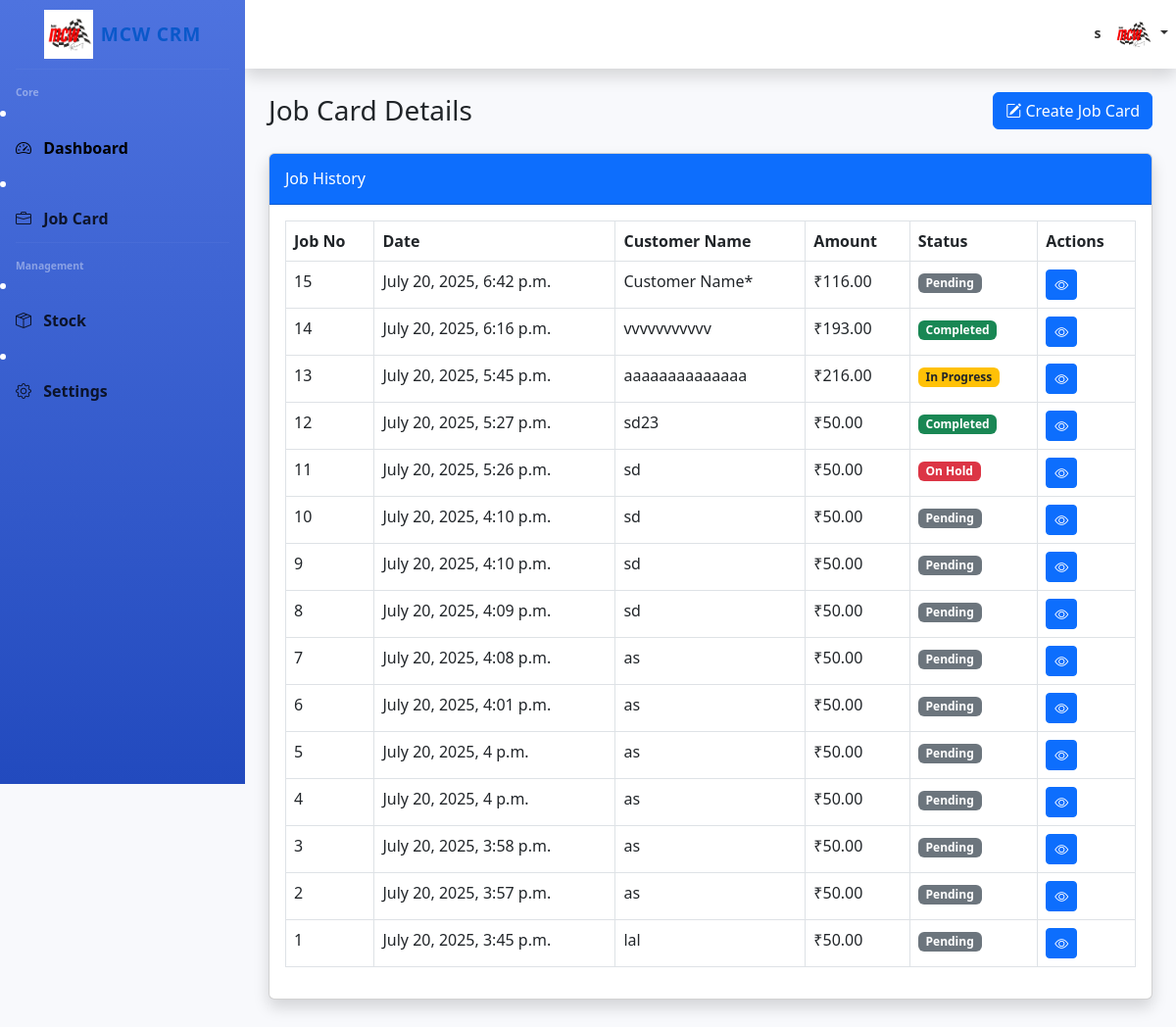
The page /Supervisor/Supervisor_jobcard (signed in) on the database as committed earlier.
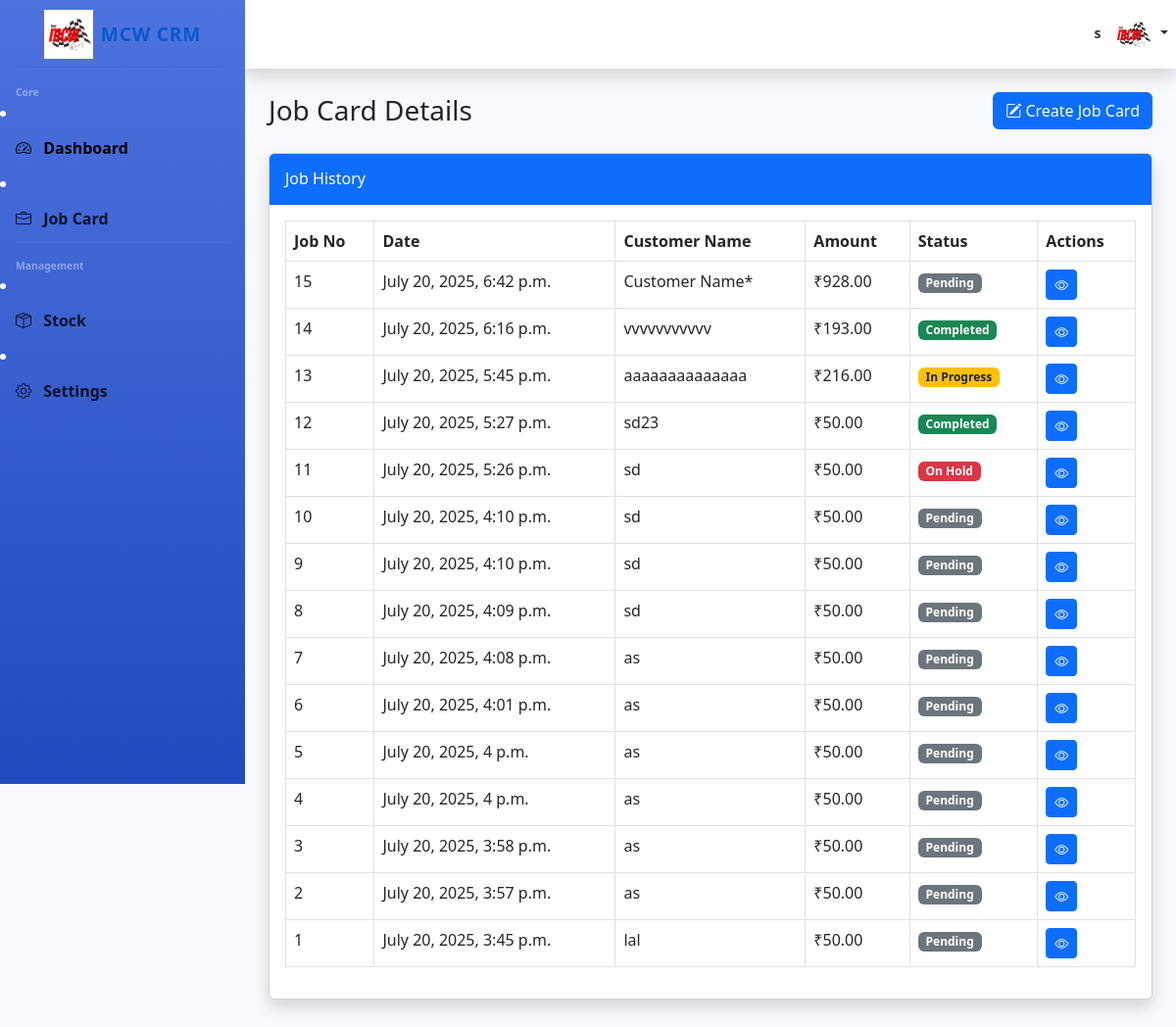
The same page on the database as committed later.
### Supervisor/models.py (models this page shows, shortened)
class JobCardDB(models.Model):
    JOB_TYPE_CHOICES = [
        ('Service', 'Service'),
        ('Repair', 'Repair'),
        ('Inspection', 'Inspection'),
        ('Custom', 'Custom Work'),
    ]
    STATUS_CHOICES = [
        ('Pending', 'Pending'),
        ('In Progress', 'In Progress'),
        ('Completed', 'Completed'),
        ('On Hold', 'On Hold'),
    ]
    PAYMENT_CHOICES = [
        ('Pending', 'Pending'),
        ('Completed', 'Completed'),
        ('On Hold', 'On Hold'),
    ]
    PaymentMethod_CHOICES = [
        ('UPI', 'UPI'),
        ('Cash', 'Cash'),
        ('Credit/Debit Card', 'Credit/Debit Card'),
        ('Bank Transfe', 'Bank Transfe'),
    ]
    id = models.AutoField(primary_key=True)
    customer = models.ForeignKey(CustomerDB, on_delete=models.CASCADE, blank=True, null=True)
    vehicle = models.ForeignKey(VehicleDB, on_delete=models.CASCADE, blank=True, null=True)
    job_type = models.CharField(max_length=20, choices=JOB_TYPE_CHOICES, blank=True, null=True)
    received_date = models.DateField( blank=True, null=True)
    delivery_date = models.DateField( blank=True, null=True)
    assigned_staff = models.ForeignKey(UsesDB, on_delete=models.CASCADE)
    work_description = models.TextField(blank=True, null=True)
    status = models.CharField(max_length=20, choices=STATUS_CHOICES, default='Pending', blank=True, null=True)
    labor_hours = models.DecimalField(max_digits=5, decimal_places=2, default=1, blank=True, null=True)
    hourly_rate = models.DecimalField(max_digits=10, decimal_places=2, default=50.00, blank=True, null=True)
    discount = models.DecimalField(max_digits=5, decimal_places=2, default=0.00, blank=True, null=True)
    TotalPayent = models.DecimalField(max_digits=10, decimal_places=2, default=00.00, blank=True, null=True)
    paydPayent = models.DecimalField(max_digits=10, decimal_places=2, default=00.00, blank=True, null=True)
    created_at = models.DateTimeField(auto_now_add=True)
    editeed_details = models.TextField(blank=True, null=True)
    paymentStatus= models.CharField(max_length=20, choices=PAYMENT_CHOICES, default='Pending', blank=True, null=True)
    PaymentMethod=models.CharField(max_length=20, choices=PaymentMethod_CHOICES, default='UPI', blank=True, null=True)
    PaymentNotes= models.TextField(blank=True, null=True)
    Paymentdonebynote= models.TextField(blank=True, null=True)

class CustomerDB(models.Model):
    createdby = models.ForeignKey(UsesDB, on_delete=models.CASCADE, blank=True, null=True)
    id = models.AutoField(primary_key=True)
    name = models.CharField(max_length=100, blank=True, null=True)
    phone = models.CharField(max_length=20, blank=True, null=True)
    email = models.EmailField(blank=True, null=True)
    address = models.TextField(blank=True, null=True)
    created_at = models.DateTimeField(auto_now_add=True)
    customernotes = models.TextField(blank=True,  null=True)

### Supervisor/views.py (the view)
# urls.py: path('Supervisor_jobcard', views.Supervisor_jobcard, name='Supervisor_jobcard'),
def Supervisor_jobcard(request):
    user_id=request.session['user_id']
    user_name=request.session['user_name']
    position=request.session['user_position']
    if position=="Supervisor":
        JobCardDBdata=JobCardDB.objects.all()[::-1]
        data={"JobCardDBdata":JobCardDBdata,"name":user_name}
        return render(request,"Supervisor_jobcard.html",data)
    else:return redirect("login")

### Supervisor/templates/Supervisor_jobcard.html (shortened to what this page needs)
{% load static %}
<!DOCTYPE html>
<html lang="en">
<head>
    <link href="https://cdn.jsdelivr.net/npm/bootstrap@5.3.0/dist/css/bootstrap.min.css" rel="stylesheet">
    <link rel="stylesheet" href="https://cdn.jsdelivr.net/npm/bootstrap-icons@1.10.0/font/bootstrap-icons.css">
</head>
<body id="page-top">
    <div class="sidebar" id="sidebar">
        <a class="sidebar-brand d-flex align-items-center justify-content-center" href="#">
            <img src="{% static 'img/logo.png' %}" alt="MCW" height="50" class="me-2">
            <span>MCW CRM</span>
        </a>
        <hr class="sidebar-divider">
        <div class="sidebar-heading">Core</div>
        <li class="nav-item">
            <a class="nav-link active" href="#">
                <i class="bi bi-speedometer2"></i>
                <span>Dashboard</span>
            </a>
        </li>
        <li class="nav-item">
            <a class="nav-link" href="/Supervisor/Supervisor_jobcard">
                <i class="bi bi-briefcase"></i>
                <span>Job Card</span>
            </a>
        </li>
        <hr class="sidebar-divider">
        <div class="sidebar-heading">Management</div>
        <li class="nav-item">
            <a class="nav-link" href="#">
                <i class="bi bi-box-seam"></i>
                <span>Stock</span>
            </a>
        </li>
        <li class="nav-item">
            <a class="nav-link" href="#">
                <i class="bi bi-gear"></i>
                <span>Settings</span>
            </a>
        </li>
    </div>
    <div id="content">
        <nav class="topbar navbar navbar-expand navbar-light shadow">
            <ul class="navbar-nav ms-auto">
                <li class="nav-item dropdown no-arrow">
                    <a class="nav-link dropdown-toggle" href="#" id="userDropdown" role="button"
                        data-bs-toggle="dropdown">
                        <span class="me-2 d-none d-lg-inline text-gray-600 small">{{name}}</span>
                        <img class="img-profile rounded-circle" src="{% static 'img/logo.png' %}" height="40px">
                    </a>
                </li>
            </ul>
        </nav>
        <div class="container-fluid p-4">
            <div class="d-sm-flex align-items-center justify-content-between mb-4">
                <h1 class="h3 mb-0 text-gray-800">Job Card Details</h1>
                <div>
                    <a href="/Supervisor/jobcard_create_pg" class="btn btn-primary">
                        <i class="bi bi-pencil-square"></i> Create Job Card
                    </a>
                </div>
            </div>
            <div class="card shadow mb-4">
                <div class="card-header py-3 bg-primary text-white">
                    <h6 class="m-0 font-weight-bold">Job History</h6>
                </div>
                <div class="card-body">
                    <div class="table-responsive">
                        <table class="table table-bordered table-hover">
                            <thead>
                                <tr>
                                    <th>Job No</th>
                                    <th>Date</th>
                                    <th>Customer Name</th>
                                    <th>Amount</th>
                                    <th>Status</th>
                                    <th>Actions</th>
                                </tr>
                            </thead>
                            <tbody>
                                {% for i in JobCardDBdata %}
                                <tr>
                                    <td>{{i.id}}</td>
                                    <td>{{i.created_at}}</td>
                                    <td>{{i.customer.name}}</td>
                                    <td>₹{{i.TotalPayent}}</td>
                                    <td>
                                         {% if i.status == 'Completed' %}
                                            <span class="badge bg-success">Completed</span>
                                        {% elif i.status == 'In Progress' %}
                                            <span class="badge bg-warning text-dark">In Progress</span>
                                        {% elif i.status == 'Pending' %}
                                            <span class="badge bg-secondary">Pending</span>
                                        {% elif i.status == 'On Hold' %}
                                            <span class="badge bg-danger">On Hold</span>
                                        {% elif i.status == 'Approved' %}
                                            <span class="badge bg-info">Approved</span>
                                        {% else %}
                                            <span class="badge bg-light text-dark">{{i.status}}</span>
                                        {% endif %}
                                    </td>
                                    <td>
                                        <a href="/Supervisor/Supervisor_single_jobcard/{{i.id}}" class="btn btn-sm btn-primary"><i class="bi bi-eye"></i></a>
                                    </td>
                                </tr>
                                {% endfor %}
                            </tbody>
                        </table>
                    </div>
                </div>
            </div>
        </div>
    </div>
</body>
</html>

### Supervisor/templates/Supervisor_jobcard.html (style rules this page uses)
:root { --primary-color: #4e73df; --dark-color: #5a5c69; --sidebar-width: 250px; }
body { font-family: 'Segoe UI', Tahoma, Geneva, Verdana, sans-serif; background-color: #f8f9fc; overflow-x: hidden; }
.sidebar { width: var(--sidebar-width); height: 100vh; position: fixed; left: 0; top: 0; background: linear-gradient(180deg, var(--primary-color) 0%, #224abe 100%); color: white; transition: all 0.3s; z-index: 1000; }
.sidebar-brand { height: 4.375rem; text-decoration: none; font-size: 1.2rem; font-weight: 800; padding: 1.5rem 1rem; text-align: center; letter-spacing: 0.05rem; }
.sidebar-divider { border-top: 1px solid rgba(255, 255, 255, 0.15); margin: 0 1rem 1rem; }
.sidebar-heading { padding: 0 1rem; font-weight: 800; font-size: 0.65rem; color: rgba(255, 255, 255, 0.4); }
.nav-item { position: relative; }
.nav-link { color: rgba(0, 0, 0, 0.8); padding: 0.75rem 1rem; font-weight: 600; }
.nav-link i { margin-right: 0.5rem; }
.nav-link.active { color: rgb(0, 0, 0); font-weight: 700; }
#content { width: calc(100% - var(--sidebar-width)); margin-left: var(--sidebar-width); min-height: 100vh; transition: all 0.3s; }
.topbar { height: 4.375rem; box-shadow: 0 0.15rem 1.75rem 0 rgba(58, 59, 69, 0.15); background-color: white; }

Rows that differ between the two databases and show on the page:
changed JobCardDB "July 20, 2025, 6:42 p.m.": TotalPayent "116.00" → "928.00"
